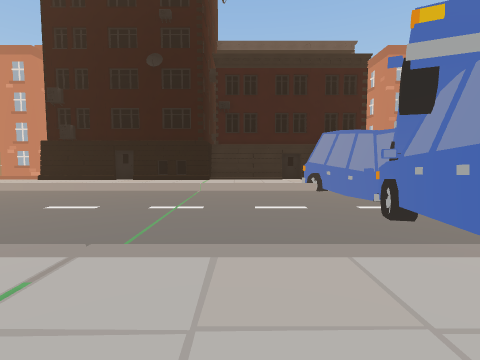
View 1 (above)

16 first-person views from a walk through a 3-D level made in the Unity game engine. The camera is 1.4 m above the floor, tilts 4° down and sees 85° across. The floor is counted in squares, 2 m on a side. Each view is taken from the middle of a square. On the plan, view 1 faces up. The plan holds only what a view shows up to about 9 squares ahead; the rest is blank. The place goes on beyond the plan. The player is left out. Some surface patterns are stand-ins.

View 2
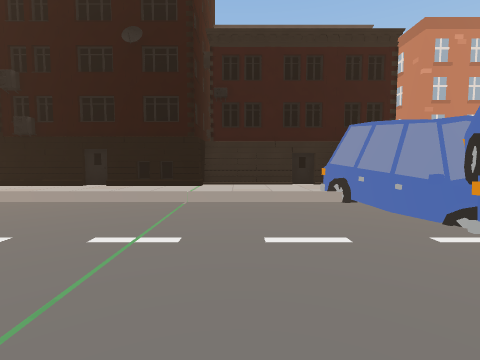

View 3
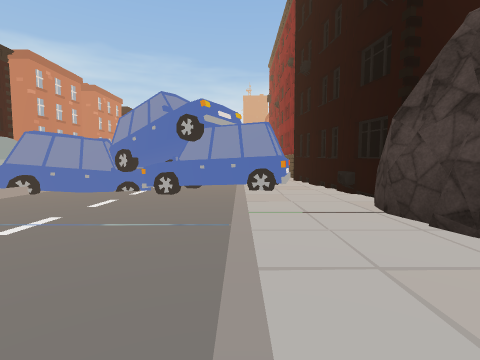

View 4
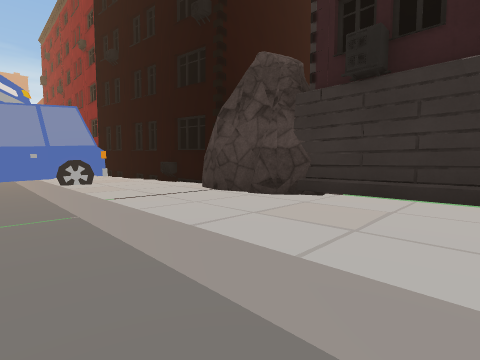

View 5
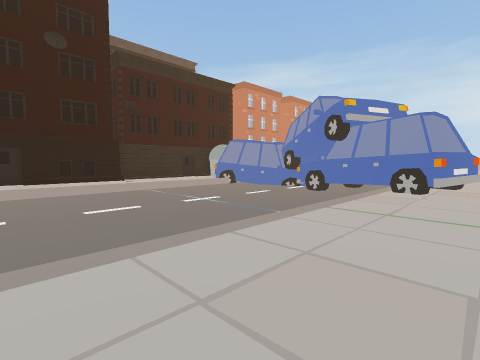

View 6
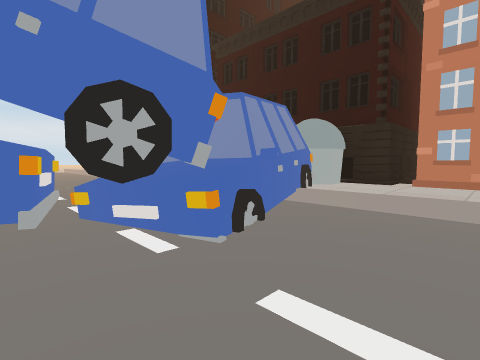

View 7
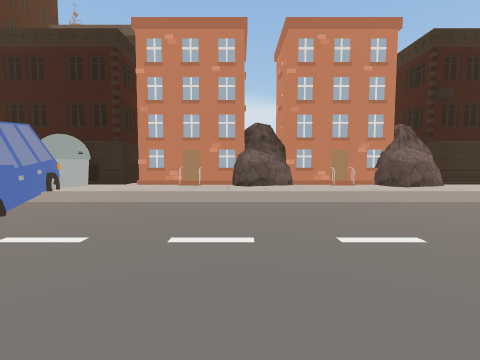

View 8
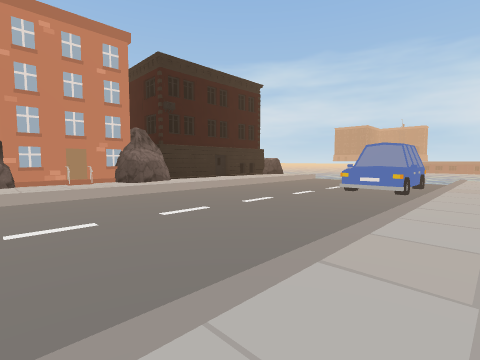

View 9
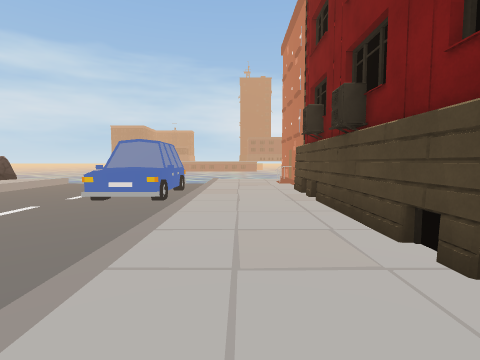

View 10
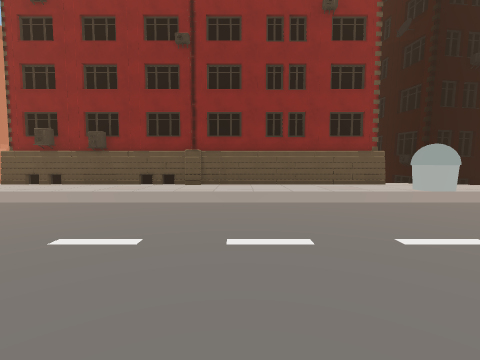

View 11
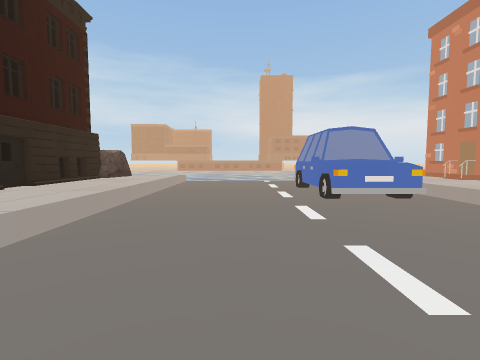

View 12
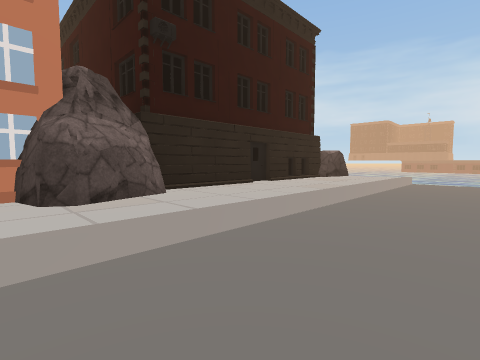

View 13
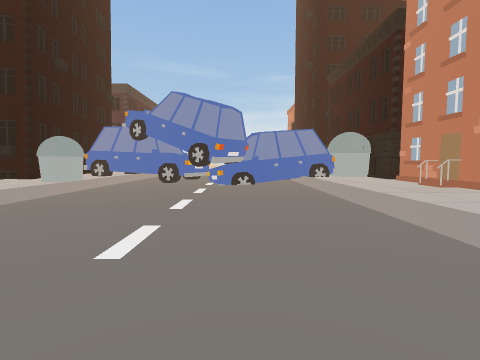

View 14
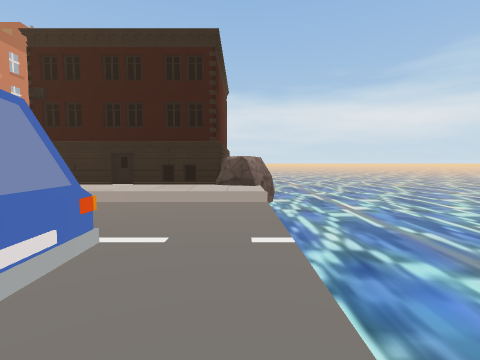

View 15
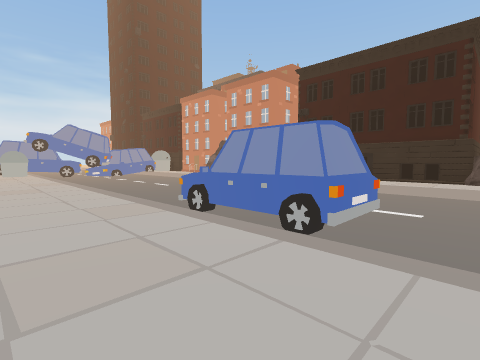

View 16
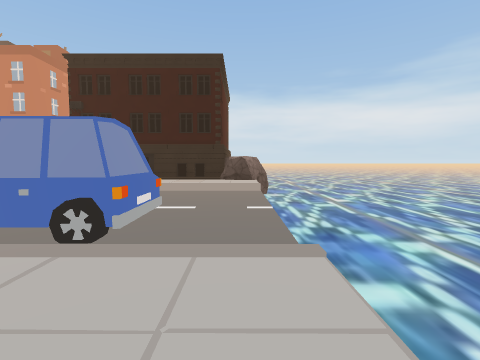

### Floor plan
Key: @ floor where view 1 was taken; # wall or solid block; . main floor; : floor 0.25 m higher than the main floor; / step, stairs or slope; = window, fence, low wall or low ledge; ≈ liquid the walk keeps out of; v drop or lower ground; O other object.
Columns run from 5 left of view 1 to 23 right of it. Each row starts with its distance up from view 1.
 11    ######################## O
 10 ####::::OO::O:OO:O:OO::::::OO
  9 ::::=:::#O::::::::::::::::::≈
  8 ////=//O##//////////////////≈
  7 ..../...##..................≈
  6 ..../...##O.................≈
  5 ..../...##O.................≈
  4 ..../..O#O.............O##..≈
  3 ..../..###.............O##..≈
  2 ////=//###//////////////////≈
  1 ::::=::O#O:O::::::::::::::::≈
  0 :::O#@::::::::::::::::::::::
 -1 ###########v###############O

Positions as (right, up) in squares from view 1, and headings:
1: (0, 0), facing up
2: (0, 2), facing up
3: (-5, 2), facing right
4: (-5, 3), facing down-right
5: (-5, 0), facing up-right
6: (7, 4), facing up-left
7: (9, 2), facing up
8: (10, 1), facing up-right
9: (12, 1), facing right
10: (11, 8), facing down
11: (13, 6), facing right
12: (13, 6), facing up-right
13: (13, 6), facing left
14: (22, 2), facing up
15: (22, 0), facing up-left
16: (22, 0), facing up
